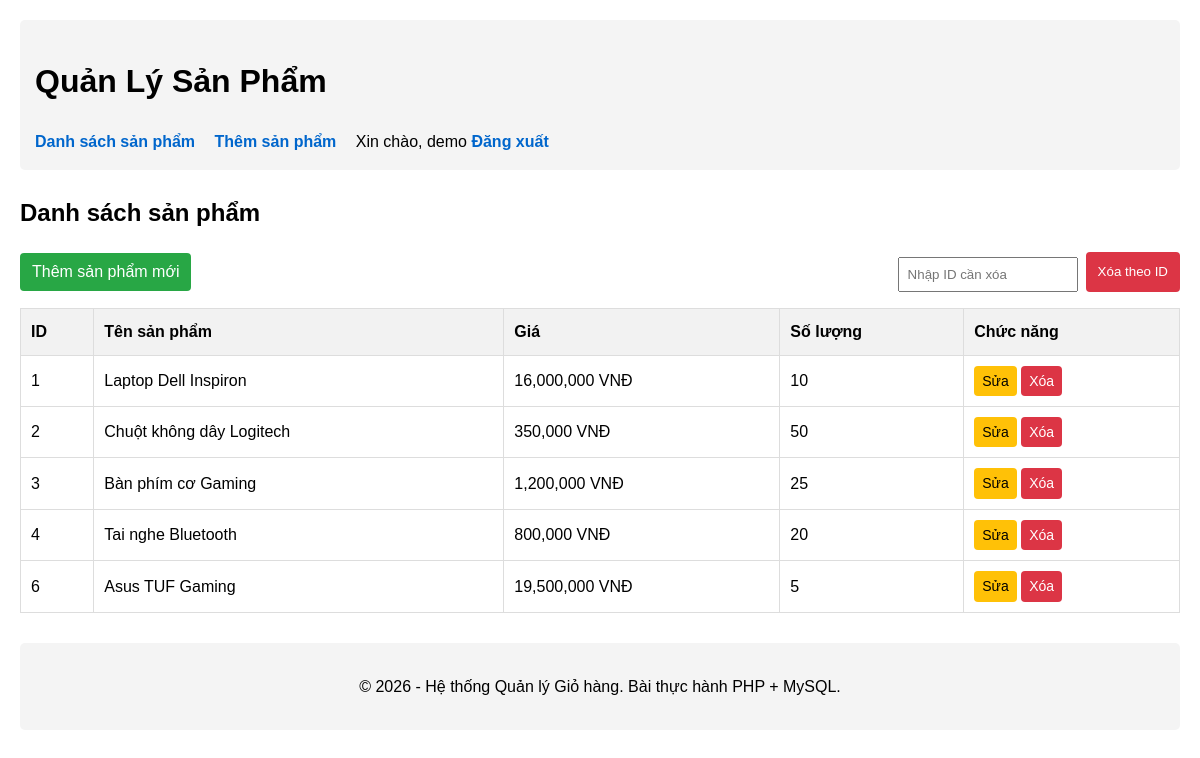
Page /product_list.php (signed in) on the committed database.
### tables this page shows
CREATE TABLE `products` (
    `id` int(11) NOT NULL,
    `name` varchar(100) NOT NULL,
    `price` decimal(10, 2) NOT NULL,
    `quantity` int(11) NOT NULL
);

### model/product.php (called while the page is built, shortened)
<?php
require_once __DIR__ . '/../common/dbConnect.php';
function getAllProducts() {
    global $conn;
    $stmt = $conn->prepare("SELECT * FROM products");
    $stmt->execute();
    return $stmt->fetchAll(PDO::FETCH_ASSOC);
}
?>

### product_list.php (the view, shortened to what this page needs)
<?php
require_once 'common/dbConnect.php';
require_once 'model/product.php';
include 'view/header.php';
$products = getAllProducts();
?>
<div class="container mt-4">
    <h2>Danh sách sản phẩm</h2>
    <div class="d-flex justify-content-between align-items-center mb-3">
        <a href="product_add.php" class="btn btn-primary">Thêm sản phẩm mới</a>
        <form action="product_delete.php" method="POST" class="d-flex gap-2" onsubmit="return confirm('Bạn có chắc chắn muốn xóa sản phẩm có ID này không?');">
            <input type="number" name="id" class="form-control" placeholder="Nhập ID cần xóa" required style="width: 180px;">
            <button type="submit" class="btn btn-danger">Xóa theo ID</button>
        </form>
    </div>
    <table class="table table-bordered">
        <thead>
            <tr>
                <th>ID</th>
                <th>Tên sản phẩm</th>
                <th>Giá</th>
                <th>Số lượng</th>
                <th>Chức năng</th>
            </tr>
        </thead>
        <tbody>
            <?php foreach ($products as $row): ?>
            <tr>
                <td><?= $row['id'] ?></td>
                <td><?= htmlspecialchars($row['name']) ?></td>
                <td><?= number_format($row['price']) ?> VNĐ</td>
                <td><?= $row['quantity'] ?></td>
                <td>
                    <a href="product_edit.php?id=<?= $row['id'] ?>" class="btn btn-warning btn-sm">Sửa</a>
                    <a href="product_delete.php?id=<?= $row['id'] ?>" class="btn btn-danger btn-sm" onclick="return confirm('Bạn có chắc chắn muốn xóa không?')">Xóa</a>
                </td>
            </tr>
            <?php endforeach; ?>
        </tbody>
    </table>
</div>
<?php include 'view/footer.php'; ?>

### view/header.php (shortened to what this page needs)
<!DOCTYPE html>
<html lang="vi">
<head>
</head>
<body>
    <div class="header">
        <h1>Quản Lý Sản Phẩm</h1>
        <nav>
            <?php if (isset($_SESSION['username'])): ?>
                <a href="product_list.php">Danh sách sản phẩm</a>
                <a href="product_add.php">Thêm sản phẩm</a>
                <span>Xin chào, <?= htmlspecialchars($_SESSION['username'], ENT_QUOTES | ENT_SUBSTITUTE, 'UTF-8') ?></span>
                <a href="logout.php">Đăng xuất</a>
            <?php else: ?>
                <a href="login.php">Đăng nhập</a>
                <a href="register.php">Đăng ký</a>
            <?php endif; ?>
        </nav>
    </div>
    <div class="content">

### view/footer.php
</div>
    <div class="footer">
        <p>&copy; <?= date('Y') ?> - Hệ thống Quản lý Giỏ hàng. Bài thực hành PHP + MySQL.</p>
    </div>
</body>
</html>

### view/header.php (style rules this page uses)
body { font-family: Arial, sans-serif; margin: 20px; line-height: 1.6; }
.header, .footer { background-color: #f4f4f4; padding: 15px; margin-bottom: 20px; border-radius: 5px; }
.footer { margin-top: 30px; text-align: center; }
nav a { margin-right: 15px; text-decoration: none; color: #0066cc; font-weight: bold; }
table { width: 100%; border-collapse: collapse; margin-top: 15px; }
table, th, td { border: 1px solid #ddd; }
th, td { padding: 10px; text-align: left; }
th { background-color: #f2f2f2; }
.btn { display: inline-block; padding: 6px 12px; text-decoration: none; border-radius: 4px; border: none; cursor: pointer; }
.btn-primary { background-color: #28a745; color: white; }
.btn-warning { background-color: #ffc107; color: black; }
.btn-danger { background-color: #dc3545; color: white; }
.form-control { display: block; width: 100%; max-width: 460px; padding: 8px; margin-top: 5px; box-sizing: border-box; }
.mb-3 { margin-bottom: 15px; }
.d-flex { display: flex; gap: 10px; }
.justify-content-between { justify-content: space-between; }
.align-items-center { align-items: center; }
.gap-2 { gap: 8px; }
.mt-4 { margin-top: 24px; }
.mb-3 { margin-bottom: 16px; }
.btn-sm { padding: 4px 8px; font-size: 0.875rem; }

### rows in the picture
products: id "1", name "Laptop Dell Inspiron", price "16,000,000", quantity "10"
products: id "2", name "Chuột không dây Logitech", price "350,000", quantity "50"
products: id "3", name "Bàn phím cơ Gaming", price "1,200,000", quantity "25"
products: id "4", name "Tai nghe Bluetooth", price "800,000", quantity "20"
products: id "6", name "Asus TUF Gaming", price "19,500,000", quantity "5"

### other values in the picture
$_SESSION['username'] "demo"
